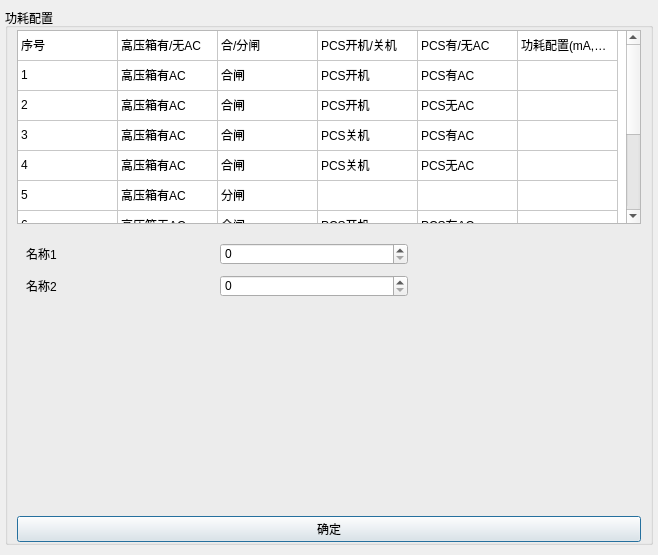
<?xml version="1.0" encoding="UTF-8"?>
<ui version="4.0">
 <class>SwitchPowerConfig</class>
 <widget class="QDialog" name="SwitchPowerConfig">
  <property name="windowModality">
   <enum>Qt::ApplicationModal</enum>
  </property>
  <property name="geometry">
   <rect>
    <x>0</x>
    <y>0</y>
    <width>658</width>
    <height>555</height>
   </rect>
  </property>
  <property name="sizePolicy">
   <sizepolicy hsizetype="Preferred" vsizetype="Preferred">
    <horstretch>0</horstretch>
    <verstretch>0</verstretch>
   </sizepolicy>
  </property>
  <layout class="QHBoxLayout" name="horizontalLayout">
   <property name="spacing">
    <number>0</number>
   </property>
   <property name="leftMargin">
    <number>0</number>
   </property>
   <property name="topMargin">
    <number>0</number>
   </property>
   <property name="rightMargin">
    <number>0</number>
   </property>
   <property name="bottomMargin">
    <number>0</number>
   </property>
   <item>
    <widget class="QGroupBox" name="groupBox">
     <property name="sizePolicy">
      <sizepolicy hsizetype="Expanding" vsizetype="Preferred">
       <horstretch>0</horstretch>
       <verstretch>0</verstretch>
      </sizepolicy>
     </property>
     <property name="font">
      <font>
       <pointsize>1</pointsize>
      </font>
     </property>
     <property name="styleSheet">
      <string notr="true">#groupBox{border:none}</string>
     </property>
     <property name="title">
      <string/>
     </property>
     <property name="flat">
      <bool>false</bool>
     </property>
     <property name="checkable">
      <bool>false</bool>
     </property>
     <layout class="QVBoxLayout" name="verticalLayout_3">
      <property name="spacing">
       <number>0</number>
      </property>
      <property name="leftMargin">
       <number>2</number>
      </property>
      <property name="topMargin">
       <number>2</number>
      </property>
      <property name="rightMargin">
       <number>2</number>
      </property>
      <property name="bottomMargin">
       <number>7</number>
      </property>
      <item>
       <widget class="QGroupBox" name="gManual">
        <property name="sizePolicy">
         <sizepolicy hsizetype="Preferred" vsizetype="Preferred">
          <horstretch>0</horstretch>
          <verstretch>0</verstretch>
         </sizepolicy>
        </property>
        <property name="title">
         <string>功耗配置</string>
        </property>
        <layout class="QVBoxLayout" name="verticalLayout_4">
         <property name="leftMargin">
          <number>0</number>
         </property>
         <property name="topMargin">
          <number>2</number>
         </property>
         <property name="rightMargin">
          <number>0</number>
         </property>
         <property name="bottomMargin">
          <number>0</number>
         </property>
         <item>
          <layout class="QVBoxLayout" name="verticalLayout">
           <property name="leftMargin">
            <number>9</number>
           </property>
           <property name="rightMargin">
            <number>9</number>
           </property>
           <item>
            <widget class="QTableWidget" name="tableWidget">
             <property name="rowCount">
              <number>11</number>
             </property>
             <property name="columnCount">
              <number>6</number>
             </property>
             <attribute name="horizontalHeaderVisible">
              <bool>false</bool>
             </attribute>
             <attribute name="verticalHeaderVisible">
              <bool>false</bool>
             </attribute>
             <row/>
             <row/>
             <row/>
             <row/>
             <row/>
             <row/>
             <row/>
             <row/>
             <row/>
             <row/>
             <row/>
             <column/>
             <column/>
             <column/>
             <column/>
             <column/>
             <column/>
             <item row="0" column="0">
              <property name="text">
               <string>序号</string>
              </property>
             </item>
             <item row="0" column="1">
              <property name="text">
               <string>高压箱有/无AC</string>
              </property>
             </item>
             <item row="0" column="2">
              <property name="text">
               <string>合/分闸</string>
              </property>
             </item>
             <item row="0" column="3">
              <property name="text">
               <string>PCS开机/关机</string>
              </property>
             </item>
             <item row="0" column="4">
              <property name="text">
               <string>PCS有/无AC</string>
              </property>
             </item>
             <item row="0" column="5">
              <property name="text">
               <string>功耗配置(mA,最大254)</string>
              </property>
             </item>
             <item row="1" column="0">
              <property name="text">
               <string>1</string>
              </property>
             </item>
             <item row="1" column="1">
              <property name="text">
               <string>高压箱有AC</string>
              </property>
             </item>
             <item row="1" column="2">
              <property name="text">
               <string>合闸</string>
              </property>
             </item>
             <item row="1" column="3">
              <property name="text">
               <string>PCS开机</string>
              </property>
             </item>
             <item row="1" column="4">
              <property name="text">
               <string>PCS有AC</string>
              </property>
             </item>
             <item row="1" column="5">
              <property name="text">
               <string/>
              </property>
             </item>
             <item row="2" column="0">
              <property name="text">
               <string>2</string>
              </property>
             </item>
             <item row="2" column="1">
              <property name="text">
               <string>高压箱有AC</string>
              </property>
             </item>
             <item row="2" column="2">
              <property name="text">
               <string>合闸</string>
              </property>
             </item>
             <item row="2" column="3">
              <property name="text">
               <string>PCS开机</string>
              </property>
             </item>
             <item row="2" column="4">
              <property name="text">
               <string>PCS无AC</string>
              </property>
             </item>
             <item row="2" column="5">
              <property name="text">
               <string/>
              </property>
             </item>
             <item row="3" column="0">
              <property name="text">
               <string>3</string>
              </property>
             </item>
             <item row="3" column="1">
              <property name="text">
               <string>高压箱有AC</string>
              </property>
             </item>
             <item row="3" column="2">
              <property name="text">
               <string>合闸</string>
              </property>
             </item>
             <item row="3" column="3">
              <property name="text">
               <string>PCS关机</string>
              </property>
             </item>
             <item row="3" column="4">
              <property name="text">
               <string>PCS有AC</string>
              </property>
             </item>
             <item row="3" column="5">
              <property name="text">
               <string/>
              </property>
             </item>
             <item row="4" column="0">
              <property name="text">
               <string>4</string>
              </property>
             </item>
             <item row="4" column="1">
              <property name="text">
               <string>高压箱有AC</string>
              </property>
             </item>
             <item row="4" column="2">
              <property name="text">
               <string>合闸</string>
              </property>
             </item>
             <item row="4" column="3">
              <property name="text">
               <string>PCS关机</string>
              </property>
             </item>
             <item row="4" column="4">
              <property name="text">
               <string>PCS无AC</string>
              </property>
             </item>
             <item row="4" column="5">
              <property name="text">
               <string/>
              </property>
             </item>
             <item row="5" column="0">
              <property name="text">
               <string>5</string>
              </property>
             </item>
             <item row="5" column="1">
              <property name="text">
               <string>高压箱有AC</string>
              </property>
             </item>
             <item row="5" column="2">
              <property name="text">
               <string>分闸</string>
              </property>
             </item>
             <item row="5" column="3">
              <property name="text">
               <string/>
              </property>
             </item>
             <item row="5" column="4">
              <property name="text">
               <string/>
              </property>
             </item>
             <item row="5" column="5">
              <property name="text">
               <string/>
              </property>
             </item>
             <item row="6" column="0">
              <property name="text">
               <string>6</string>
              </property>
             </item>
             <item row="6" column="1">
              <property name="text">
               <string>高压箱无AC</string>
              </property>
             </item>
             <item row="6" column="2">
              <property name="text">
               <string>合闸</string>
              </property>
             </item>
             <item row="6" column="3">
              <property name="text">
               <string>PCS开机</string>
              </property>
             </item>
             <item row="6" column="4">
              <property name="text">
               <string>PCS有AC</string>
              </property>
             </item>
             <item row="6" column="5">
              <property name="text">
               <string/>
              </property>
             </item>
             <item row="7" column="0">
              <property name="text">
               <string>7</string>
              </property>
             </item>
             <item row="7" column="1">
              <property name="text">
               <string>高压箱无AC</string>
              </property>
             </item>
             <item row="7" column="2">
              <property name="text">
               <string>合闸</string>
              </property>
             </item>
             <item row="7" column="3">
              <property name="text">
               <string>PCS开机</string>
              </property>
             </item>
             <item row="7" column="4">
              <property name="text">
               <string>PCS无AC</string>
              </property>
             </item>
             <item row="7" column="5">
              <property name="text">
               <string/>
              </property>
             </item>
             <item row="8" column="0">
              <property name="text">
               <string>8</string>
              </property>
             </item>
             <item row="8" column="1">
              <property name="text">
               <string>高压箱无AC</string>
              </property>
             </item>
             <item row="8" column="2">
              <property name="text">
               <string>合闸</string>
              </property>
             </item>
             <item row="8" column="3">
              <property name="text">
               <string>PCS关机</string>
              </property>
             </item>
             <item row="8" column="4">
              <property name="text">
               <string>PCS有AC</string>
              </property>
             </item>
             <item row="8" column="5">
              <property name="text">
               <string/>
              </property>
             </item>
             <item row="9" column="0">
              <property name="text">
               <string>9</string>
              </property>
             </item>
             <item row="9" column="1">
              <property name="text">
               <string>高压箱无AC</string>
              </property>
             </item>
             <item row="9" column="2">
              <property name="text">
               <string>合闸</string>
              </property>
             </item>
             <item row="9" column="3">
              <property name="text">
               <string>PCS关机</string>
              </property>
             </item>
             <item row="9" column="4">
              <property name="text">
               <string>PCS无AC</string>
              </property>
             </item>
             <item row="9" column="5">
              <property name="text">
               <string/>
              </property>
             </item>
             <item row="10" column="0">
              <property name="text">
               <string>10</string>
              </property>
             </item>
             <item row="10" column="1">
              <property name="text">
               <string>高压箱无AC</string>
              </property>
             </item>
             <item row="10" column="2">
              <property name="text">
               <string>分闸</string>
              </property>
             </item>
             <item row="10" column="3">
              <property name="text">
               <string/>
              </property>
             </item>
             <item row="10" column="4">
              <property name="text">
               <string/>
              </property>
             </item>
             <item row="10" column="5">
              <property name="text">
               <string/>
              </property>
             </item>
            </widget>
           </item>
           <item>
            <widget class="QWidget" name="widget" native="true">
             <property name="minimumSize">
              <size>
               <width>400</width>
               <height>80</height>
              </size>
             </property>
             <property name="maximumSize">
              <size>
               <width>400</width>
               <height>100</height>
              </size>
             </property>
             <layout class="QVBoxLayout" name="verticalLayout_2">
              <item>
               <layout class="QHBoxLayout" name="horizontalLayout_4">
                <item>
                 <widget class="QLabel" name="lable_name1">
                  <property name="text">
                   <string>名称1</string>
                  </property>
                 </widget>
                </item>
                <item>
                 <widget class="QSpinBox" name="sbox_cfg_1">
                  <property name="sizePolicy">
                   <sizepolicy hsizetype="Minimum" vsizetype="Fixed">
                    <horstretch>0</horstretch>
                    <verstretch>0</verstretch>
                   </sizepolicy>
                  </property>
                  <property name="suffix">
                   <string/>
                  </property>
                  <property name="prefix">
                   <string/>
                  </property>
                  <property name="maximum">
                   <number>255</number>
                  </property>
                 </widget>
                </item>
               </layout>
              </item>
              <item>
               <layout class="QHBoxLayout" name="horizontalLayout_6">
                <item>
                 <widget class="QLabel" name="lable_name2">
                  <property name="text">
                   <string>名称2</string>
                  </property>
                 </widget>
                </item>
                <item>
                 <widget class="QSpinBox" name="sbox_cfg_2">
                  <property name="sizePolicy">
                   <sizepolicy hsizetype="Minimum" vsizetype="Fixed">
                    <horstretch>0</horstretch>
                    <verstretch>0</verstretch>
                   </sizepolicy>
                  </property>
                  <property name="toolTip">
                   <string>均衡持续时间</string>
                  </property>
                  <property name="suffix">
                   <string/>
                  </property>
                  <property name="maximum">
                   <number>255</number>
                  </property>
                  <property name="value">
                   <number>0</number>
                  </property>
                 </widget>
                </item>
               </layout>
              </item>
             </layout>
            </widget>
           </item>
           <item>
            <widget class="QWidget" name="widget_spacer" native="true">
             <property name="minimumSize">
              <size>
               <width>0</width>
               <height>10</height>
              </size>
             </property>
             <layout class="QVBoxLayout" name="verticalLayout_5">
              <item>
               <spacer name="verticalSpacer">
                <property name="orientation">
                 <enum>Qt::Vertical</enum>
                </property>
                <property name="sizeHint" stdset="0">
                 <size>
                  <width>20</width>
                  <height>40</height>
                 </size>
                </property>
               </spacer>
              </item>
             </layout>
            </widget>
           </item>
           <item>
            <layout class="QHBoxLayout" name="horizontalLayout_7">
             <item>
              <widget class="QPushButton" name="btnManually">
               <property name="text">
                <string>确定</string>
               </property>
              </widget>
             </item>
            </layout>
           </item>
          </layout>
         </item>
        </layout>
       </widget>
      </item>
     </layout>
    </widget>
   </item>
  </layout>
 </widget>
 <resources/>
 <connections/>
</ui>
